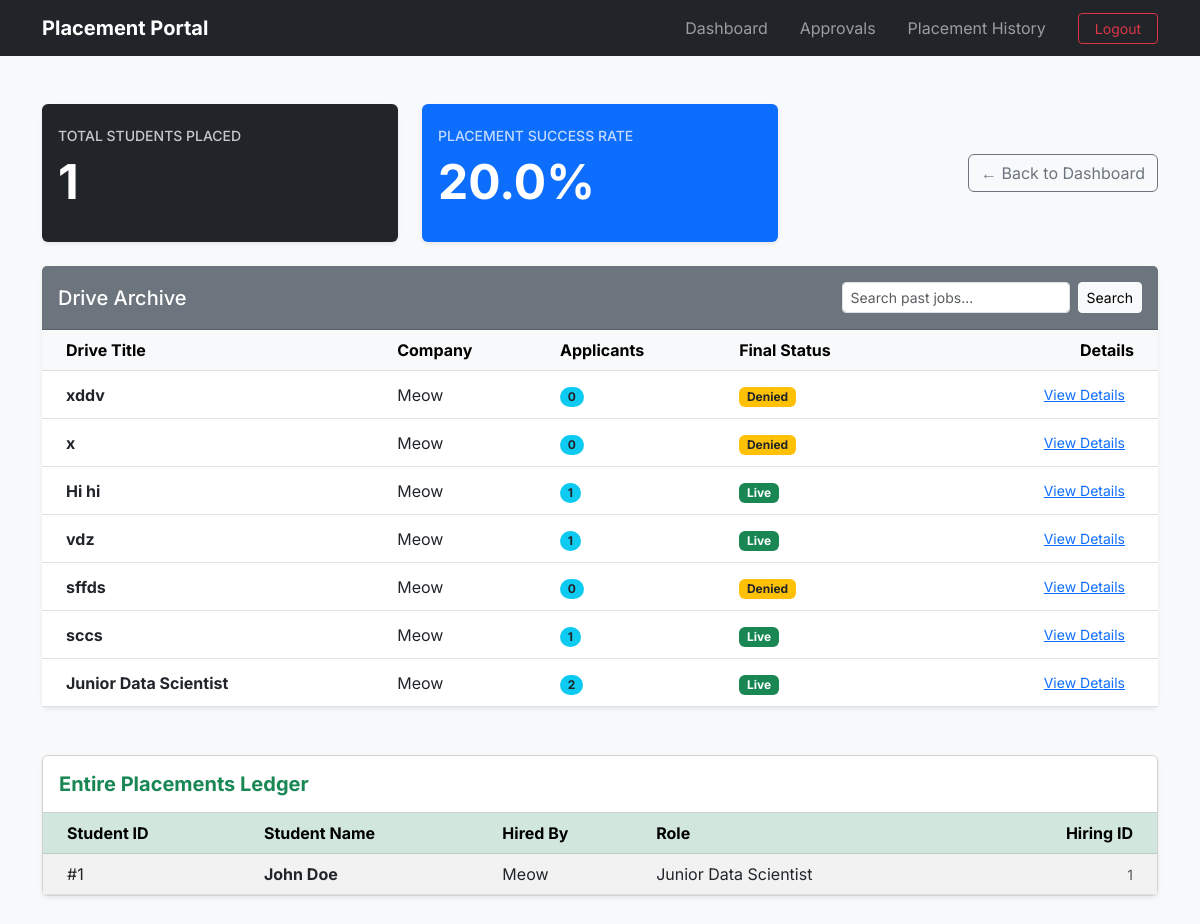
/admin/history/ (signed in), run on an earlier commit of the app's database.
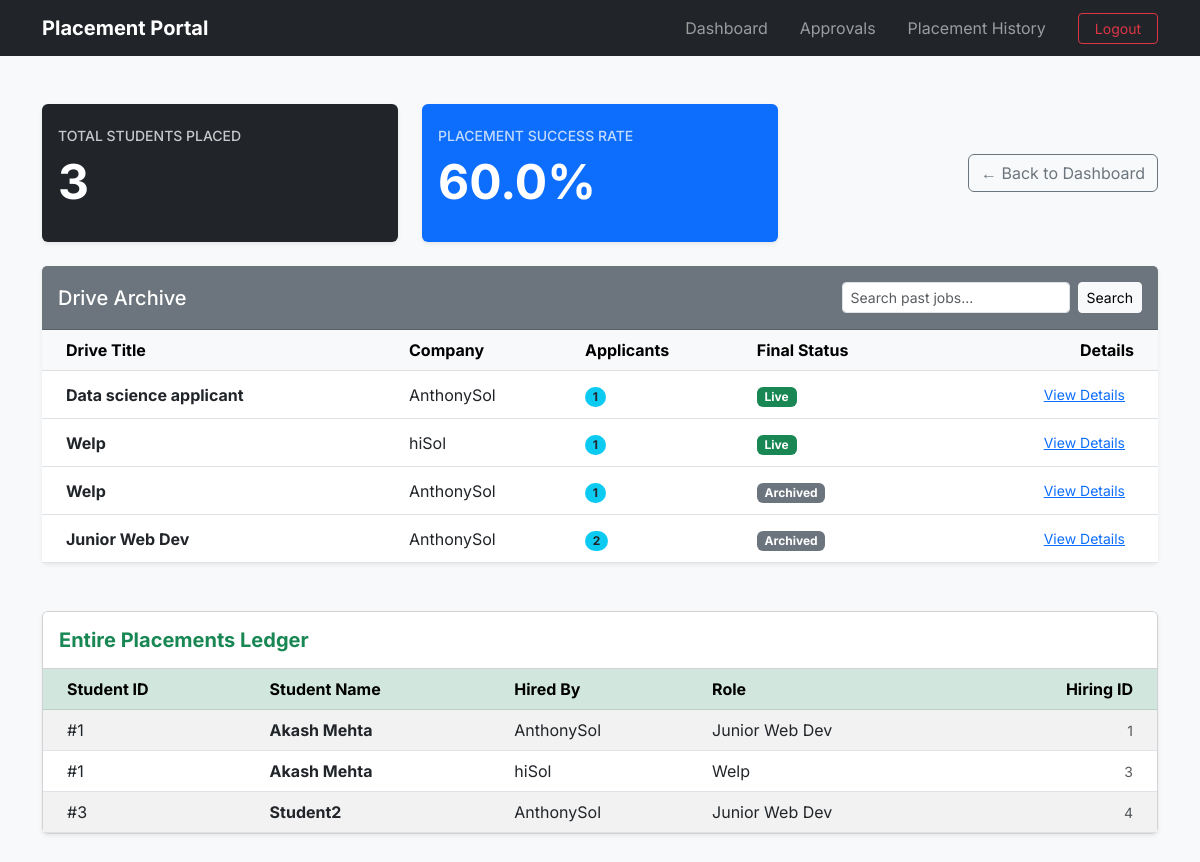
And on a later commit of the database.
### application/models.py (models this page shows)
class PlacementDrive(db.Model):
    __tablename__="placement_drives"
    id=db.Column(db.Integer(),primary_key=True)
    company_id=db.Column(db.Integer(),db.ForeignKey("companies.id"),nullable=False)
    job_title=db.Column(db.String(200),nullable=False)
    job_description=db.Column(db.Text(),nullable=False)
    job_location=db.Column(db.String(200),nullable=False)
    eligibility_CGPA=db.Column(db.Float(),nullable=False)
    eligibility_criteria_others=db.Column(db.Text(),nullable=True)
    deadline=db.Column(db.DateTime(),nullable=False)
    status=db.Column(db.String(30),default='Pending') #Pending, Approved, Denied or Closed. Will be done by Admin
    allowed_branches=db.Column(db.Text(),nullable=False)
    allowed_years=db.Column(db.Text(),nullable=False)
    created_at=db.Column(db.DateTime(),default=datetime.now)
    company=db.relationship("Company",back_populates="drives") #Child side
    applications=db.relationship("Application",back_populates="drive",cascade="all,delete-orphan") #Parent side

class Company(db.Model):
    __tablename__="companies"
    id=db.Column(db.Integer(),primary_key=True)
    user_id=db.Column(db.Integer(),db.ForeignKey("users.id"),nullable=False)
    company_name=db.Column(db.String(200),nullable=False)
    hr_name=db.Column(db.String(100),nullable=True)
    hr_contact=db.Column(db.String(100),nullable=True)
    website=db.Column(db.String(200),nullable=True)
    is_approved=db.Column(db.Boolean(),default=False) # Until Admin toggles this on the company wont be approved and wont be shown in dashboard
    user=db.relationship("User",back_populates="company") #Child side
    drives=db.relationship("PlacementDrive",back_populates="company",cascade="all,delete-orphan") #Parent side

class Application(db.Model):
    __tablename__ = "applications"
    id = db.Column(db.Integer(), primary_key=True)
    student_id = db.Column(db.Integer(), db.ForeignKey("students.id"), nullable=False)
    drive_id = db.Column(db.Integer(), db.ForeignKey("placement_drives.id"), nullable=False)
    application_date = db.Column(db.DateTime(), default=datetime.now)
    status=db.Column(db.String(30),default='Applied') #Applied, Shortlisted, Selected, rejected
    student=db.relationship("Student",back_populates="applications")
    drive=db.relationship("PlacementDrive",back_populates="applications")
    __table_args__=(db.UniqueConstraint('student_id','drive_id',name='unique_application'),)

class Student(db.Model):
    __tablename__="students"
    id=db.Column(db.Integer(),primary_key=True)
    user_id=db.Column(db.Integer(),db.ForeignKey("users.id"),nullable=False)
    name=db.Column(db.String(100),nullable=False)
    college=db.Column(db.String(200),nullable=False)
    branch=db.Column(db.String(100),nullable=False)
    semester=db.Column(db.String(10),nullable=False)
    cgpa=db.Column(db.Float(),nullable=False)
    resume_path=db.Column(db.String(400)) #This will store the file path of where the resume is stored
    user=db.relationship("User",back_populates="student") #Child side
    applications=db.relationship("Application",back_populates="student",cascade="all,delete-orphan") #Parent side

### application/controllers.py (the view)
@app.route('/admin/history/')
def admin_history():
    if session.get('role')!='admin':
        return redirect(url_for('login'))
    q=request.args.get('q','')
    drive_query=PlacementDrive.query.order_by(PlacementDrive.created_at.desc())
    if q:
        drive_query=drive_query.filter(PlacementDrive.job_title.ilike(f'%{q}%'))
    historical_drives=drive_query.all()
    successful_placements=Application.query.filter_by(status='Shortlisted').all()
    total_applications=Application.query.count()
    placed_count=len(successful_placements)
    success_rate=((placed_count/total_applications)*100) if total_applications>0 else 0
    return render_template('admin_history.html',drives=historical_drives,placements=successful_placements,q=q,placed_count=placed_count,rate=round(success_rate,2))

### templates/admin_history.html (shortened to what the changed rows need)
{% extends 'base.html' %}
{% block content %}
<div class="container mt-4">
    <div class="row mb-4">
        <div class="col-md-4">
            <div class="card bg-dark text-white border-0 shadow-sm">
                <div class="card-body py-4">
                    <h6 class="text-uppercase small mb-2 opacity-75">Total Students Placed</h6>
                    <h2 class="display-5 fw-bold">{{ placed_count }}</h2>
                </div>
            </div>
        </div>
        <div class="col-md-4">
            <div class="card bg-primary text-white border-0 shadow-sm">
                <div class="card-body py-4">
                    <h6 class="text-uppercase small mb-2 opacity-75">Placement Success Rate</h6>
                    <h2 class="display-5 fw-bold">{{ rate }}%</h2>
                </div>
            </div>
        </div>
    </div>
    <div class="card shadow-sm border-0 mb-5">
        <div class="card-body p-0">
            <table class="table table-hover align-middle mb-0">
                <thead class="table-light">
                    <tr>
                        <th class="ps-4">Drive Title</th>
                        <th>Company</th>
                        <th>Applicants</th>
                        <th>Final Status</th>
                        <th class="text-end pe-4">Details</th>
                    </tr>
                </thead>
                <tbody>
                    {% for drive in drives %}
                    <tr>
                        <td class="ps-4"><strong>{{ drive.job_title }}</strong></td>
                        <td>{{ drive.company.company_name }}</td>
                        <td><span class="badge rounded-pill bg-info text-dark">{{ drive.applications|length }}</span></td>
                        <td>
                            {% if drive.status == 'Approved' %}
                                <span class="badge bg-success">Live</span>
                            {% elif drive.status == 'Stopped' %}
                                <span class="badge bg-secondary">Archived</span>
                            {% else %}
                                <span class="badge bg-warning text-dark">{{ drive.status }}</span>
                            {% endif %}
                        </td>
                        <td class="text-end pe-4">
                            <a href="{{ url_for('admin_review_drive', drive_id=drive.id) }}" class="btn btn-sm btn-link">View Details</a>
                        </td>
                    </tr>
                    {% endfor %}
                </tbody>
            </table>
        </div>
    </div>
    <div class="card shadow-sm">
        <div class="card-body p-0">
            <table class="table table-striped align-middle mb-0">
                <thead class="table-success">
                    <tr>
                        <th class="ps-4">Student ID</th>
                        <th>Student Name</th>
                        <th>Hired By</th>
                        <th>Role</th>
                        <th class="text-end pe-4">Hiring ID</th>
                    </tr>
                </thead>
                <tbody>
                    {% for app in placements %}
                    <tr>
                        <td class="ps-4">#{{ app.student.id }}</td>
                        <td class="fw-bold">{{ app.student.name }}</td>
                        <td>{{ app.drive.company.company_name }}</td>
                        <td>{{ app.drive.job_title }}</td>
                        <td class="text-end pe-4 text-muted small">{{ app.id }}</td>
                    </tr>
                    {% else %}
                    <tr><td colspan="5" class="text-center py-5 text-muted">No placement records found.</td></tr>
                    {% endfor %}
                </tbody>
            </table>
        </div>
    </div>
</div>
{% endblock %}

What changed in the data, as far as the page shows it:
removed PlacementDrive: job_title "xddv", company.company_name "Meow", applications|length "0", status "Denied"
removed PlacementDrive: job_title "x", company.company_name "Meow", applications|length "0", status "Denied"
removed PlacementDrive: job_title "Hi hi", company.company_name "Meow", applications|length "1", status "Live"
removed PlacementDrive: job_title "vdz", company.company_name "Meow", applications|length "1", status "Live"
removed PlacementDrive: job_title "sffds", company.company_name "Meow", applications|length "0", status "Denied"
removed PlacementDrive: job_title "sccs", company.company_name "Meow", applications|length "1", status "Live"
added PlacementDrive: job_title "Data science applicant", company.company_name "AnthonySol", applications|length "1", status "Live"
added PlacementDrive: job_title "Welp", company.company_name "hiSol", applications|length "1", status "Live"
added PlacementDrive: job_title "Welp", company.company_name "AnthonySol", applications|length "1", status "Archived"
changed PlacementDrive: job_title "Junior Data Scientist" → "Junior Web Dev"; company.company_name "Meow" → "AnthonySol"; status "Live" → "Archived"
changed Application id 1: student.name "John Doe" → "Akash Mehta"; drive.company.company_name "Meow" → "AnthonySol"; drive.job_title "Junior Data Scientist" → "Junior Web Dev"
now on this page (row edited): Application: student.id "1", student.name "Akash Mehta", drive.company.company_name "hiSol", drive.job_title "Welp", id "3"
now on this page (row edited): Application: student.id "3", student.name "Student2", drive.company.company_name "AnthonySol", drive.job_title "Junior Web Dev", id "4"
Also different on the page:
{{ placed_count }}: "1" → "3"
{{ rate }}: "20.0" → "60.0"
